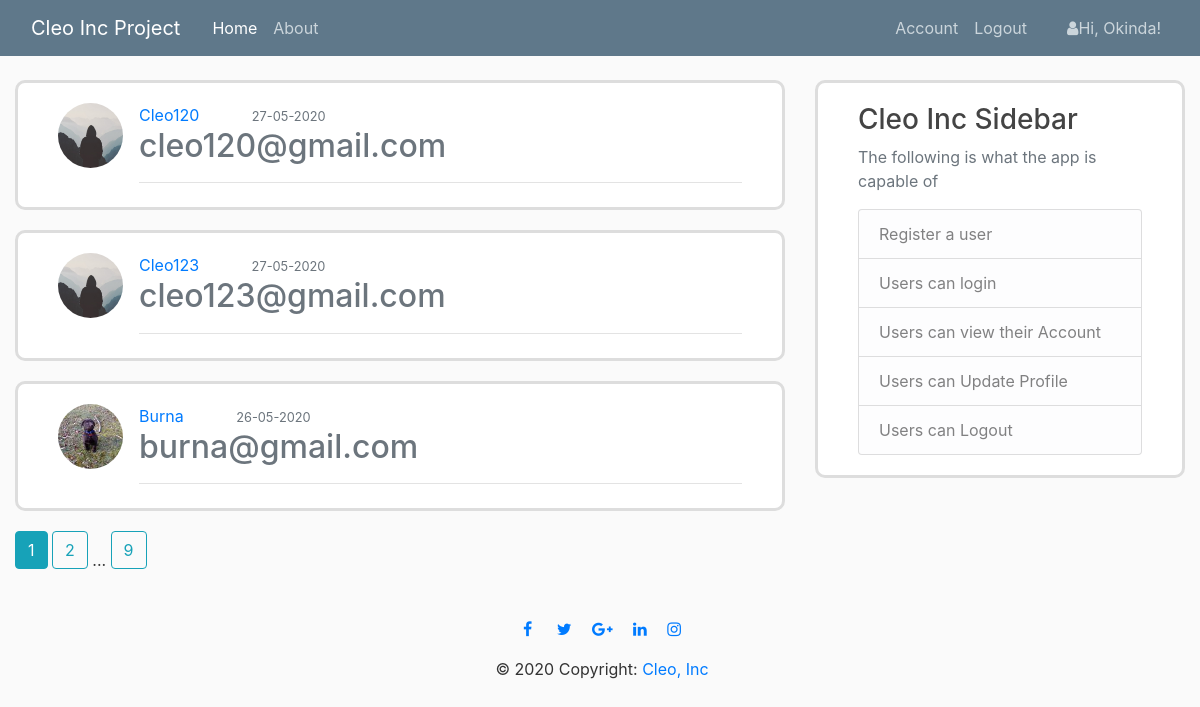
Screenshot of /home (signed in) with the database file from the repository.
### flaskapp/models.py (models this page shows, shortened)
class User(db.Model, UserMixin):
    id = db.Column(db.Integer, primary_key=True)
    username = db.Column(db.String(20), unique=True, nullable=False)
    email = db.Column(db.String(120), unique=True, nullable=False)
    date_created = db.Column(db.DateTime, nullable=False, default=datetime.utcnow)
    image_file = db.Column(db.String(20), nullable=False, default='default.jpg')
    password = db.Column(db.String(60), nullable=False)

### flaskapp/main/views.py (the view)
@main.route('/')
@main.route('/home')
def home():
	page = request.args.get('page', 1, type=int)
	users = User.query.order_by(User.date_created.desc()).paginate(page=page, per_page=3)
	return render_template('home.html', users=users)

### flaskapp/models.py (called while the page is built)
@login_manager.user_loader
def load_user(user_id):
	return User.query.get(int(user_id))

### flaskapp/templates/home.html (shortened to what this page needs)
{% extends "base.html" %}
{% block content %}
	{% for user in users.items %}
		<article class="media content-section">
			<img class="rounded-circle article-img mr-3" src="{{ url_for('static', filename='profile_pics/' + user.image_file) }}">
			<div class="media-body">
				<div class="article-metadata">
					<a class="mr-5" href="#">{{ user.username }}</a>
					<small class="text-muted">{{ user.date_created.strftime('%d-%m-%Y') }}</small>
					<h2><a class="text-muted" href="#">{{ user.email }}</a></h2>
				</div>
			</div>
		</article>
	{% endfor %}
	{% for page_num in users.iter_pages(left_edge=1, right_edge=1, left_current=1, right_current=2) %}
		{% if page_num %}
			{% if users.page == page_num %}
				<a class="btn btn-info mb-4" href="{{ url_for('main.home', page=page_num) }}">{{ page_num }}</a>
			{% else %}
				<a class="btn btn-outline-info mb-4" href="{{ url_for('main.home', page=page_num) }}">{{ page_num }}</a>
			{% endif %}
		{% else %}
			...
		{% endif %}
	{% endfor %}
{% endblock content %}

### flaskapp/templates/base.html (shortened to what this page needs)
<!DOCTYPE html>
<html>
<head>
    <link rel="stylesheet" href="https://stackpath.bootstrapcdn.com/bootstrap/4.3.1/css/bootstrap.min.css">
    <link rel="stylesheet" href="https://stackpath.bootstrapcdn.com/font-awesome/4.7.0/css/font-awesome.min.css">
   	<link rel="stylesheet" type="text/css" href="{{ url_for('static', filename='style.css') }}">
</head>
<body>
	<header class="site-header">
		<nav class="navbar navbar-expand-md navbar-dark bg-steel fixed-top">
			<div class="container-fluid">
				<a class="navbar-brand mr-4" href="/">Cleo Inc Project</a>
				<div class="collapse navbar-collapse" id="navbarToggle">
					<div class="navbar-nav mr-auto">
						<a class="nav-item nav-link active" href="{{ url_for('main.home') }}">Home</a>
						<a class="nav-item nav-link" href="{{ url_for('main.about') }}">About</a>
					</div>
				</div>
				<div class="navbar-nav">
					{% if current_user.is_authenticated %}
						<a class="nav-item nav-link" href="{{ url_for('users.account') }}">Account</a>
						<a class="nav-item nav-link" href="{{ url_for('users.logout') }}">Logout</a>
						<a class="nav-item nav-link"><i class="fa fa-user pt-1 ml-4"></i>Hi, {{current_user.username }}!</a>
					{% else %}
						<a class="nav-item nav-link" href="{{ url_for('users.login') }}">Login</a>
						<a class="nav-item nav-link" href="{{ url_for('users.register') }}">Register</a>
					{% endif %}
				</div>
			</div>
		</nav>
	</header>
	<main role="main" class="container-fluid">
		<div class="row">
			<div class="col-md-8">
				{% block content %}{% endblock content %}
			</div>
			<div class="col-md-4">
				<div class="content-section">
					<h3>Cleo Inc Sidebar </h3>
					<p class="text-muted">The following is what the app is capable of</p>
					<ul class="list-group">
						<li class="list-group-item list-group-item-light">Register a user</li>
						<li class="list-group-item list-group-item-light">Users can login</li>
						<li class="list-group-item list-group-item-light">Users can view their Account</li>
						<li class="list-group-item list-group-item-light">Users can Update Profile</li>
						<li class="list-group-item list-group-item-light">Users can Logout</li>
					</ul>
				</div>
			</div>
		</div>
	</main>
	<footer class="page-footer font-small special-color-dark pt-4">
	  <div class="container">
	    <ul class="list-unstyled list-inline text-center">
	      <li class="list-inline-item">
	        <a href="#" class="btn-floating btn-fb mx-2"><i class="fa fa-facebook-f"> </i></a>
	      </li>
	      <li class="list-inline-item">
	        <a href="#" class="btn-floating btn-tw mx-1"><i class="fa fa-twitter"> </i></a>
	      </li>
	      <li class="list-inline-item">
	        <a href="#" class="btn-floating btn-gplus mx-1"><i class="fa fa-google-plus"> </i></a>
	      </li>
	      <li class="list-inline-item">
	        <a href="#" class="btn-floating btn-li mx-1"><i class="fa fa-linkedin"> </i></a>
	      </li>
	      <li class="list-inline-item">
	          <a href="#" class="btn-floating btn-li mx-1"><i class="fa fa-instagram"></i></a>
	      </li>
	    </ul>
	  </div>
	  <div class="footer-copyright text-center pl-1">© 2020 Copyright:
	    <a href="{{ url_for('main.home') }}"> Cleo, Inc</a>
	  </div>
	</footer>
</body>
</html>

### flaskapp/static/style.css (style rules this page uses)
body { background: #fafafa; color: #333333; margin-top: 5rem; }
h1, h2, h3, h4, h5, h6 { color: #444444; }
.bg-steel { background-color: #5f788a; }
.site-header .navbar-nav .nav-link { color: #cbd5db; }
.content-section { background: #ffffff; padding: 20px 40px; border: 3px solid #dddddd; border-radius: 10px; margin-bottom: 20px; }
.article-img { height: 65px; width: 65px; margin-right: 16px; }
.article-metadata { padding-bottom: 1px; margin-bottom: 4px; border-bottom: 1px solid #e3e3e3; }

### rows the page displays
User: username "Okinda"
User: image_file (placeholder picture), username "Cleo120", date_created "27-05-2020", email "cleo120@gmail.com"
User: image_file (placeholder picture), username "Cleo123", date_created "27-05-2020", email "cleo123@gmail.com"
User: image_file (picture), username "Burna", date_created "26-05-2020", email "burna@gmail.com"

### other values shown
{{ page_num }} "1"
{{ page_num }} "2" "9"
